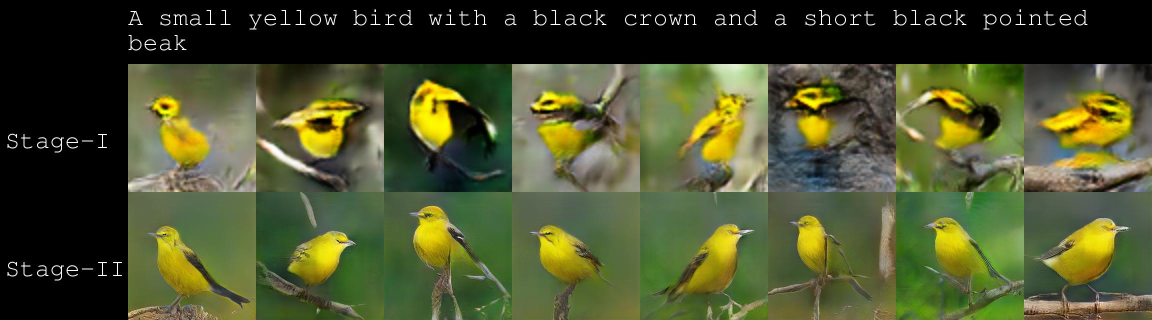
#> input picture gan/StackGAN/examples/bird1.jpg, 2304 x 640 px (shown at 1/2 size)
$ python preprocess_img.py ../gan/StackGAN/examples out   (older library calls are emulated)
#> lines starting #> are read from the running program, lines starting #| are printed output that depends on the picture
import sys
from os import listdir
from os.path import isfile, join
from PIL import Image

# 1. get list of files
# 2. get the size of each image
# 3. take the shortest dimension, convert to 64.
# 4. save the new image to another location.
def list_files(input_dir):
  files = [f for f in listdir(input_dir) if isfile(join(input_dir, f)) and f != '.DS_Store']
  return files


def get_image_size(img_file):
#> called with img_file = '../gan/StackGAN/examples/bird1.jpg'
  with Image.open(img_file) as img:
#> img is the input picture: PIL image 2304x640 RGB; mean R, G, B 74.6, 80.9, 45.4
    width, height = img.size
#> width = 2304; height = 640
  return (width, height)

def make_new_size(img_size):
  width = img_size[0]
  height = img_size[1]
  if width > height:
    return (width * 64/height,64)
  return (64, height * 64 /width)

def main():
  input_dir = sys.argv[1]
  output_dir = sys.argv[2]
  file_list = list_files(input_dir)
  for img_file in file_list:
    img_dir = input_dir+'/'+img_file
    old_size = get_image_size(img_dir)
#> old_size = (2304, 640)
    new_size = make_new_size(old_size)
#> new_size = (230.4, 64)
    with Image.open(img_dir) as img:
        new_img = img.resize(new_size, Image.ANTIALIAS)
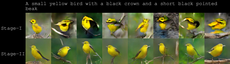
#> new_img: PIL image 230x64 RGB; mean R, G, B 74.8, 81.2, 45.6
        new_img.save(output_dir+'/'+img_file)
#> pass 2 of the loop in main, `for img_file in file_list:`:
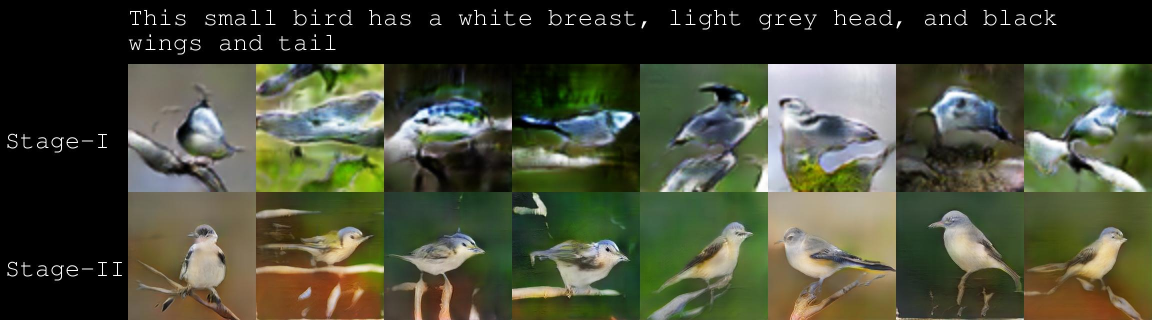
#> input picture gan/StackGAN/examples/bird2.jpg, 2304 x 640 px (shown at 1/2 size)
#> in get_image_size, img is the input picture: PIL image 2304x640 RGB; mean R, G, B 71, 74.7, 55.5
#> in main, `new_img = img.resize(new_size, Image.ANTIALIAS)`:
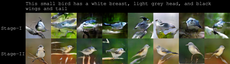
#> new_img: PIL image 230x64 RGB; mean R, G, B 71.3, 75, 55.8


if __name__ == "__main__":
  main()
